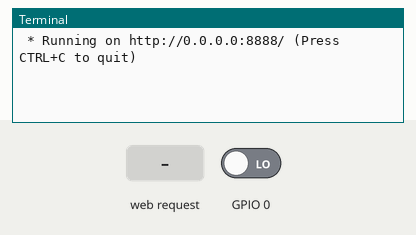
Recording of a program running on a simulated Raspberry Pi (BCM pin numbers). On the bench: the last lines printed to the terminal. The test bench sets the inputs (shaded band); at power-on: GPIO 0 LOW. The clock reads 2024-03-15 10:24:30 at power-on unless the program sets it.

Above: at 1.2 s.
1.3 s: HTTP request for /read/0 received
At 2.5 s:
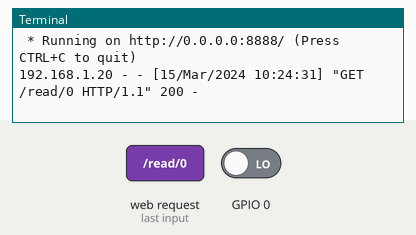
2.8 s: HTTP request for / received
At 3.7 s:
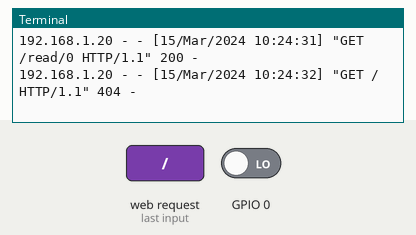

The program:

check_gpio.py
```python
from flask import Flask
from flask import render_template
import RPi.GPIO as GPIO

GPIO.setmode(GPIO.BCM)

app= Flask(__name__)
@app.route("/read/<port>")
def readGpio(port):
    try:
        GPIO.setup(int(port), GPIO.IN)
        if GPIO.input(int(port)) == True:
            res="GPIO"+port+"is high"
        else:
            res="GPIO"+port+"is low"
    except:
        res="Read Error From GPIO" +port+ "."
    templateData = {
        'title' : 'GPIO' + port + 'status',
        'res':res

    }

    return render_template('gpio.html', **templateData)

if __name__=="__main__":
    app.run(host='0.0.0.0', port=8888, debug=True)
```

Measured:
- after the input at 1.3 s, the terminal: prints a new line at once (image 1)
- after the input at 2.8 s, the terminal: prints a new line at once (image 2)
